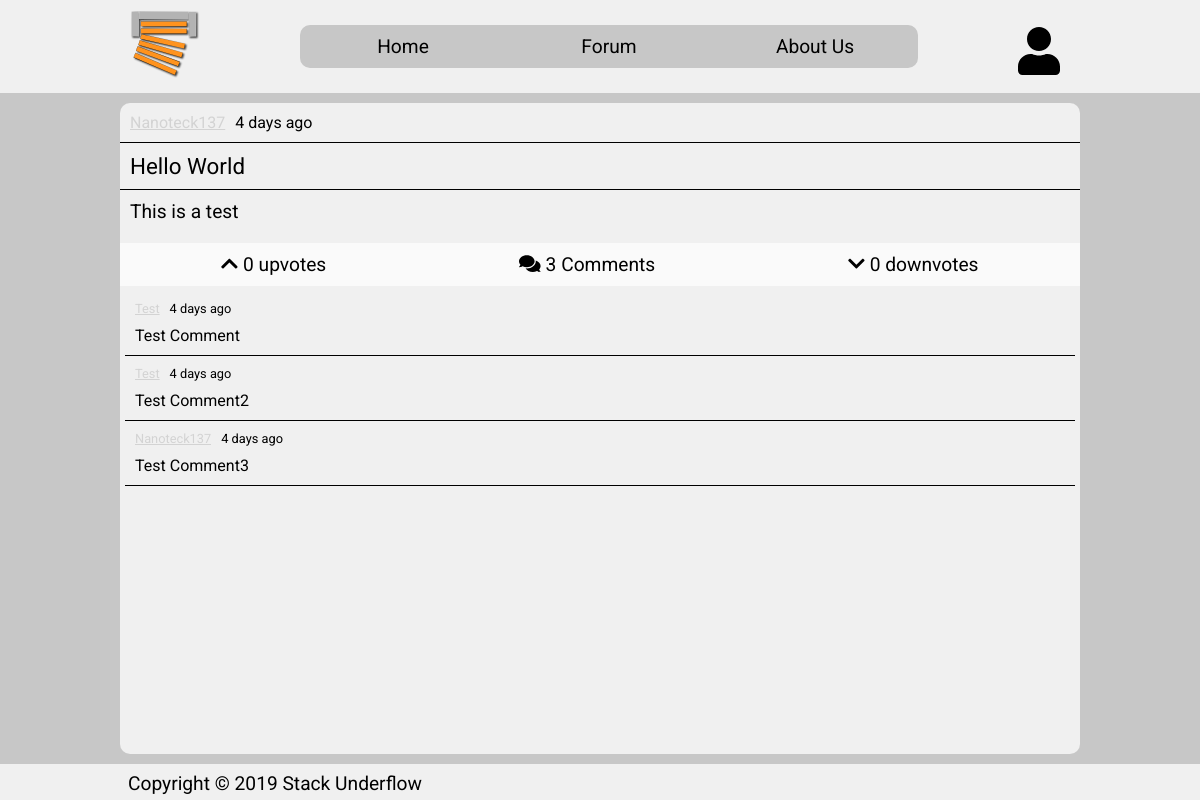
/view_post.php?p=1, run on the app's committed database.
### tables this page shows
CREATE TABLE users(
    uID int(8) PRIMARY KEY AUTO_INCREMENT,
    uName varchar (32) NOT NULL,
    uUsername varchar (64) NOT NULL,
    uEmail varchar (64) NOT NULL,
    uPassword varchar (64) NOT NULL,
    uBirthdate datetime NOT NULL,
    uCreatedDate datetime NOT NULL default CURRENT_TIMESTAMP,
    uUserType ENUM ('member', 'moderator', 'admin') NOT NULL DEFAULT 'member',
    uSignature varchar(32) DEFAULT "",
    uProfilePicture varchar(128) NOT NULL DEFAULT '',
    uTheme ENUM('light', 'dark') NOT NULL DEFAULT 'light'
);

CREATE TABLE forum_posts (
    pID int(8) PRIMARY KEY AUTO_INCREMENT,
    pTitle varchar(64) NOT NULL,
    pContent mediumtext NOT NULL,
    
    pAuthor int(8),
    FOREIGN KEY(pAuthor) REFERENCES users(uID),

    pCreatedDate datetime NOT NULL DEFAULT CURRENT_TIMESTAMP
);

CREATE TABLE forum_comments (
    cID int(8) PRIMARY KEY AUTO_INCREMENT,
    
    cPostID int(8),
    FOREIGN KEY(cPostID) REFERENCES forum_posts(pID),
    
    cContent mediumtext NOT NULL,
    
    cAuthor int(8),
    FOREIGN KEY(cAuthor) REFERENCES users(uID),

    cCreatedDate datetime NOT NULL default CURRENT_TIMESTAMP
);

### private/api/forum.php (called while the page is built, shortened)
<?php
class Comment
{
    private function __construct(int $id,
                                Post $post,
                                string $content,
                                AuthUser $author,
                                string $createdDate)
    {
        $this->content = $content;
        $this->author = $author;
        $this->createdDate = $createdDate;
    }
    public static function CreateForPost(Auth $auth, Post $post, $row)
    {
        $user = $auth->GetUserById($row["cAuthor"]);
        return new Comment(
            $row["cID"],
            $post,
            $row["cContent"],
            $user,
            $row["cCreatedDate"]
        );
    }
}
class Post
{
    public $database;
    public $auth;
    public $id;
    private function __construct(Database $database,
                                Auth $auth,
                                int $id,
                                string $title,
                                string $content,
                                AuthUser $author,
                                string $createdDate)
    {
        $this->database = $database;
        $this->auth = $auth;
        $this->id = $id;
        $this->title = $title;
        $this->content = $content;
        $this->author = $author;
        $this->createdDate = $createdDate;
    }
    public function GetUpvotesCount(): int
    {
        $postID = $this->id;
        $query = "SELECT * FROM forum_post_rate WHERE upValue=1 AND upPost=$postID";
        $result = $this->database->Query($query);
        return $result->GetNumRows();
    }
    public function GetDownvotesCount(): int
    {
        $postID = $this->id;
        $query = "SELECT * FROM forum_post_rate WHERE upValue=-1 AND upPost=$postID";
        $result = $this->database->Query($query);
        return $result->GetNumRows();
    }
    public function GetAllComments(): array
    {
        $comments = array();
        $postID = $this->id;
        $query = "SELECT * FROM forum_comments WHERE forum_comments.cPostID=$postID ORDER BY forum_comments.cCreatedDate";
        $result = $this->database->Query($query);
        for($i = 0; $i < $result->GetNumRows(); $i++)
        {
            $row = $result->GetRow($i);
            $comment = Comment::CreateForPost($this->auth, $this, $row);
            array_push($comments, $comment);
        }
        return $comments;
    }
    public static function CreateFromRow(Database $database, Auth $auth, $row): Post
    {
        $user = $auth->GetUserById($row["pAuthor"]);
        return new Post(
            $database,
            $auth,
            $row["pID"],
            $row["pTitle"],
            $row["pContent"],
            $user,
            $row["pCreatedDate"]
        );
    }
}
class Forum
{
    private $database;
    private $auth;
    public function __construct(Database $database, Auth $auth)
    {
        $this->database = $database;
        $this->auth = $auth;
    }
    public function GetPostById(int $id): ?Post
    {
        $query = "SELECT * FROM forum_posts WHERE pID=$id ORDER BY forum_posts.pCreatedDate DESC";
        $result = $this->database->Query($query);
        if($result->GetNumRows() === 1)
        {
            $row = $result->GetRow(0);
            return Post::CreateFromRow($this->database, $this->auth, $row);
        }
        else
        {
            throw new ForumPostNotFoundException();
        }
    }
}
?>

### private/api/auth.php (called while the page is built, shortened)
<?php
class AuthUser
{
    public function __construct(Database $database,
                                int $id,
                                string $name,
                                string $username,
                                string $email,
                                string $password,
                                string $birthdate,
                                string $createdDate,
                                string $type,
                                string $signature,
                                string $profilePicture,
                                string $theme)
    {
        $this->id = $id;
        $this->username = $username;
    }
    public static function CreateFromRow($database, $row): AuthUser
    {
        return new AuthUser(
            $database,
            $row["uID"],
            $row["uName"],
            $row["uUsername"],
            $row["uEmail"],
            $row["uPassword"],
            $row["uBirthdate"],
            $row["uCreatedDate"],
            $row["uUserType"],
            $row["uSignature"],
            $row["uProfilePicture"],
            $row["uTheme"]
        );
    }
}
class Auth
{
    public $database;
    public function __construct(Database $database)
    {
        $this->database = $database;
    }
    public function GetUserById(int $id): ?AuthUser
    {
        $query = "SELECT * FROM users WHERE uID=$id";
        try {
            $result = $this->database->Query($query);
            if($result->GetNumRows() === 1)
            {
                $row = $result->GetRow(0);
                return AuthUser::CreateFromRow($this->database, $row);
            }
            else
            {
                throw new AuthUserNotFoundException("User not found with id '$id'");
            }
        }
        catch(Exception $e)
        {
            throw new AuthUserNotFoundException("User not found with id '$id'");
        }
        return null;
    }
    public function IsUserLoggedIn()
    {
        return isset($_SESSION["valid_login"]) && $_SESSION["valid_login"] === true;
    }
}
?>

### private/api/database.php (called while the page is built, shortened)
<?php
class DatabaseResult
{
    private $rows;
    private $numRows;
    public function __construct(array $rows, int $numRows)
    {
        $this->rows = $rows;
        $this->numRows = $numRows;
    }
    public function GetNumRows(): int
    {
        return $this->numRows;
    }
    public function GetRow(int $index)
    {
        return $this->rows[$index];
    }
}
class Database
{
    private $connection;
    public function __construct()
    {
        $this->connection = new mysqli("localhost", "root", "", "stackunderflow");
    }
    public function Query(string $query)
    {
        $result = $this->connection->query($query);
        if(is_bool($result))
        {
            return new DatabaseResult(array(), 0);
        }
        else
        {
            return new DatabaseResult($result->fetch_all(MYSQLI_BOTH), $result->num_rows);
        }
        return null;
    }
}
?>

### private/common.php (called while the page is built, shortened)
<?php
require_once("private/api/database.php");
require_once("private/api/auth.php");
require_once("private/api/forum.php");
function common_start()
{
    $database = new Database();
    $auth = new Auth($database);
    $forum = new Forum($database, $auth);
}
function format_time($time)
{
    $time = time() - $time;
    $time = ($time < 1) ? 1 : $time;
    $tokens = array(
        31536000 => 'year',
        2592000 => 'month',
        604800 => 'week',
        86400 => 'day',
        3600 => 'hour',
        60 => 'minute',
        1 => 'second'
    );
    foreach ($tokens as $unit => $text)
    {
        if ($time < $unit) continue;
        $numberOfUnits = floor($time / $unit);
        return $numberOfUnits . ' ' . $text . (($numberOfUnits > 1) ? 's' : '');
    }
}
function format_time_data($time_data)
{
    return format_time(strtotime($time_data));
}
?>

### view_post.php (the view, shortened to what this page needs)
<?php
    require_once("private/common.php");
?>
<!DOCTYPE html>
<html>
<head>
    <?php include "template/head.php" ?>
    <link rel="stylesheet" href="css/pages/view_post.css">
</head>
<body>
    <?php
        try
        {
            $post = $forum->GetPostById($_GET["p"]);
            $comments = $post->GetAllComments();
        }
        catch(Exception $e)
        {
            header("location: index.php");
            exit();
        }
    ?>
    <div id="container">
        <?php include "template/header.php" ?>
        <main>
            <div id="view-post-author">
                <a href="view_profile.php"><?php echo $post->author->username; ?></a>
                <p><?php echo format_time_data($post->createdDate); ?> ago</p>
            </div>
            <p id="view-post-title"><?php echo $post->title; ?></p>
            <p id="view-post-content"><?php echo $post->content; ?></p>
            <div id="view-post-info">
                <?php
                if($auth->IsUserLoggedIn())
                {
                ?>
                <a href="rate.php?r=upvote&p=<?php echo $post->id; ?>">
                    <i class="fas fa-chevron-up"></i>
                    <?php echo $post->GetUpvotesCount(); ?> <span class="view-post-info-text">upvotes</span>
                </a>
                <?php
                }
                else
                {
                ?>
                <p href="rate.php?r=upvote&p=<?php echo $post->id; ?>">
                    <i class="fas fa-chevron-up"></i>
                    <?php echo $post->GetUpvotesCount(); ?> <span class="view-post-info-text">upvotes</span>
                </p>
                <?php
                }
                ?>
                <p>
                    <i class="fas fa-comments"></i> <?php echo count($comments); ?> <span
                        class="view-post-info-text">Comments</span>
                </p>
                <?php
                if($auth->IsUserLoggedIn())
                {
                ?>
                <a href="rate.php?r=downvote&p=<?php echo $post->id; ?>">
                    <i class="fas fa-chevron-down"></i>
                    <?php echo $post->GetDownvotesCount(); ?> <span class="view-post-info-text">downvotes</span>
                </a>
                <?php
                }
                else
                {
                ?>
                <p href="rate.php?r=downvote&p=<?php echo $post->id; ?>">
                    <i class="fas fa-chevron-down"></i>
                    <?php echo $post->GetDownvotesCount(); ?> <span class="view-post-info-text">downvotes</span>
                </p>
                <?php
                }
                ?>
            </div>
            <div id="view-post-comments">
                <?php
            for($i = 0; $i < count($comments); $i++)
            {
                $comment = $comments[$i];
            ?>
                <div class="view-post-comment">
                    <div class="view-post-comment-author">
                        <a
                            href="view_profile.php?p=<?php echo $comment->author->id?>"><?php echo $comment->author->username; ?></a>
                        <p><?php echo format_time_data($comment->createdDate); ?> ago</p>
                    </div>
                    <p class="view-post-commment-content"><?php echo $comment->content; ?></p>
                </div>
                <?php
            }
            ?>
            </div>
        </main>
        <?php include "template/footer.php" ?>
    </div>
</body>
</html>

### css/common/main.css (style rules this page uses)
* { margin: 0; padding: 0; font-family: 'Roboto', sans-serif; }
p, h1, h2, h3, h4, h5, h6, i, svg { color: var(--primary-background-color-on); }
html,body { height: 100%; min-height: 100%; }
body { background-color: var(--primary-background-color-dark); }
#container { display: flex; min-height: 100vh; flex-direction: column; }
main { display: flex; flex-direction: column; flex: 1; background-color: var(--primary-background-color); }
@media all and (min-width: 960px) { main { width: 960px; margin: 10px auto; border-radius: 10px; } }

### css/pages/view_post.css (style rules this page uses)
#view-post-author { display: flex; flex-direction: row; padding: 10px; }
#view-post-author a { color: lightgray; margin-right: 10px; }
#view-post-title { font-size: 1.4em; padding: 10px; border-top: 1px solid black; }
#view-post-content { font-size: 1.2em; padding: 10px; border-top: 1px solid black; }
#view-post-info { display: flex; flex-direction: row; justify-content: space-around; background-color: var(--primary-background-color-light); font-size: 1.2em; padding: 10px 5px; margin: 10px 0px; margin-bottom: 0px; }
#view-post-info p { color: var(--primary-background-color-light-on); }
#view-post-info svg { color: var(--primary-background-color-light-on); }
.view-post-info-text { display: none; }
#view-post-comments { flex: 1; padding: 5px; }
.view-post-comment { border-bottom: 1px solid black; }
.view-post-comment-author { display: flex; flex-direction: row; padding: 10px; padding-bottom: 0px; font-size: 0.8em; }
.view-post-comment-author a { color: lightgray; margin-right: 10px; overflow: hidden; text-overflow: ellipsis; max-width: 50%; }
.view-post-commment-content { padding: 10px; }
@media all and (min-width: 960px) { .view-post-info-text { display: inline; } }

### data on the page
users: uUsername "Nanoteck137"
forum_posts: pCreatedDate "4 days", pTitle "Hello World", pContent "This is a test"
forum_comments: cAuthor.uUsername "Test", cCreatedDate "4 days", cContent "Test Comment"
forum_comments: cAuthor.uUsername "Test", cCreatedDate "4 days", cContent "Test Comment2"
forum_comments: cAuthor.uUsername "Nanoteck137", cCreatedDate "4 days", cContent "Test Comment3"

### other printed values
$post->GetUpvotesCount() "0"
count($comments) "3"
$post->GetDownvotesCount() "0"
